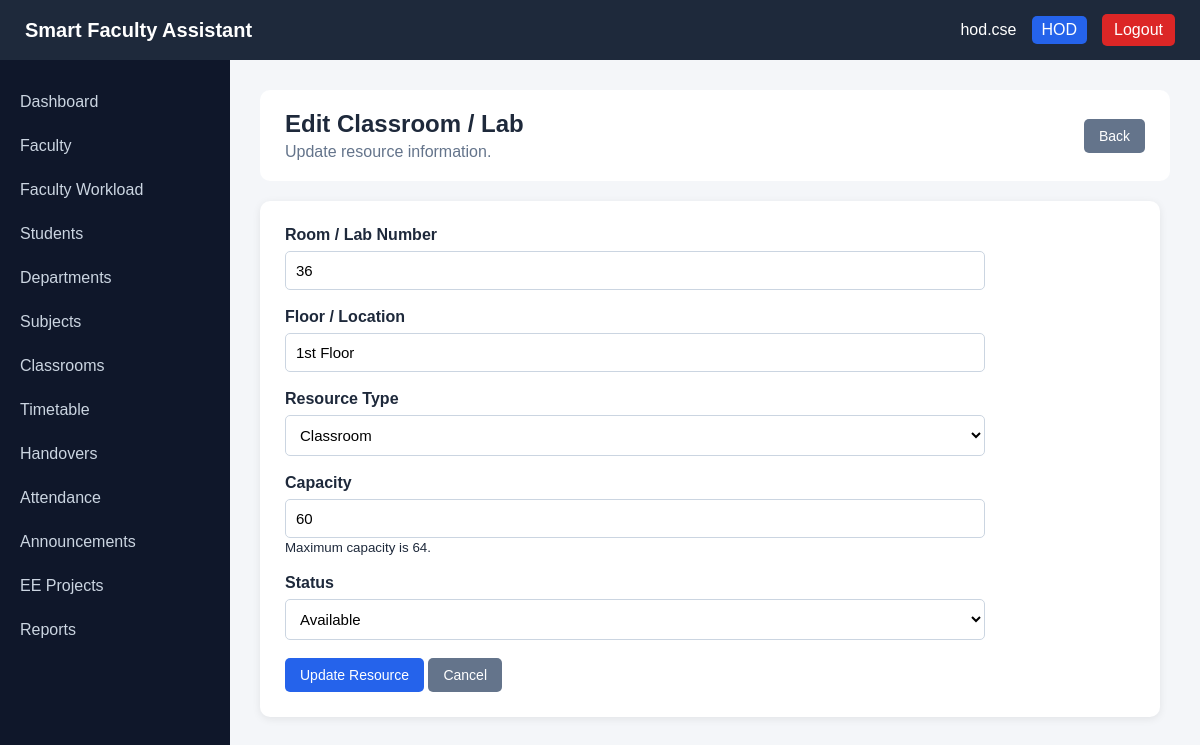
The app's page /admin/classroom-edit.php?id=1 (signed in) with its own data.
### tables this page shows
CREATE TABLE classrooms (
    classroom_id INT AUTO_INCREMENT PRIMARY KEY,

    room_number VARCHAR(30) NOT NULL UNIQUE,

    floor VARCHAR(50),

    room_type ENUM(
        'CLASSROOM',
        'LAB',
        'PROJECT'
    ) NOT NULL DEFAULT 'CLASSROOM',

    capacity INT DEFAULT 60,

    status ENUM(
        'AVAILABLE',
        'UNAVAILABLE'
    ) DEFAULT 'AVAILABLE'
);

### admin/classroom-edit.php (the view, shortened to what this page needs)
<?php
require_once "../config/database.php";
$classroom_id = (int)$_GET["id"];
$sql = "
    SELECT
        classroom_id,
        room_number,
        floor,
        room_type,
        capacity,
        status
    FROM classrooms
    WHERE classroom_id = ?
";
$stmt = $conn->prepare($sql);
$stmt->bind_param(
    "i",
    $classroom_id
);
$stmt->execute();
$result = $stmt->get_result();
$room = $result->fetch_assoc();
?>
<?php require_once "../includes/header.php"; ?>
<?php require_once "../includes/navbar.php"; ?>
<?php require_once "../includes/sidebar.php"; ?>
<main>
    <div class="page-header">
        <div>
            <h1>Edit Classroom / Lab</h1>
            <p>
                Update resource information.
            </p>
        </div>
        <a
            href="classrooms.php"
            class="btn btn-secondary"
        >
            Back
        </a>
    </div>
    <div class="form-card">
        <form method="POST">
            <div class="form-group">
                <label for="room_number">
                    Room / Lab Number
                </label>
                <input
                    type="text"
                    id="room_number"
                    name="room_number"
                    maxlength="30"
                    value="<?php
                        echo htmlspecialchars(
                            $room["room_number"]
                        );
                    ?>"
                    required
                >
            </div>
            <div class="form-group">
                <label for="floor">
                    Floor / Location
                </label>
                <input
                    type="text"
                    id="floor"
                    name="floor"
                    maxlength="50"
                    value="<?php
                        echo htmlspecialchars(
                            $room["floor"] ?? ""
                        );
                    ?>"
                >
            </div>
            <div class="form-group">
                <label for="room_type">
                    Resource Type
                </label>
                <select
                    id="room_type"
                    name="room_type"
                    required
                >
                    <option
                        value="CLASSROOM"
                        <?php
                        echo
                            $room["room_type"] === "CLASSROOM"
                            ? "selected"
                            : "";
                        ?>
                    >
                        Classroom
                    </option>
                </select>
            </div>
            <div class="form-group">
                <label for="capacity">
                    Capacity
                </label>
                <input
                    type="number"
                    id="capacity"
                    name="capacity"
                    min="1"
                    max="64"
                    value="<?php
                        echo (int)$room["capacity"];
                    ?>"
                    required
                >
                <small>
                    Maximum capacity is 64.
                </small>
            </div>
            <div class="form-group">
                <label for="status">
                    Status
                </label>
                <select
                    id="status"
                    name="status"
                >
                    <option
                        value="AVAILABLE"
                        <?php
                        echo
                            $room["status"] === "AVAILABLE"
                            ? "selected"
                            : "";
                        ?>
                    >
                        Available
                    </option>
                </select>
            </div>
            <button
                type="submit"
                class="btn btn-primary"
            >
                Update Resource
            </button>
            <a
                href="classrooms.php"
                class="btn btn-secondary"
            >
                Cancel
            </a>
        </form>
    </div>
</main>
<?php require_once "../includes/footer.php"; ?>

### assets/css/style.css (style rules this page uses)
* { margin: 0; padding: 0; box-sizing: border-box; }
body { font-family: Arial, sans-serif; background: #f4f6f9; color: #1e293b; }
main, .main-content { margin-left: 230px; padding: 90px 30px 30px; min-height: 100vh; width: auto; box-sizing: border-box; }
.page-header { display: flex; justify-content: space-between; align-items: center; width: 100%; padding: 20px 25px; margin-bottom: 20px; background: #ffffff; border-radius: 10px; box-sizing: border-box; gap: 20px; }
.page-header p { margin: 0; color: #64748b; }
.page-header .btn { flex-shrink: 0; }
.btn { display: inline-block; padding: 9px 15px; border: none; border-radius: 5px; text-decoration: none; cursor: pointer; font-size: 14px; }
.btn-primary { background: #2563eb; color: white; }
.btn-secondary { background: #64748b; color: white; }
form { max-width: 700px; }
form label { display: block; margin-bottom: 7px; font-weight: bold; }
form input[type="text"], form input[type="email"], form input[type="password"], form input[type="number"], form select, form textarea { width: 100%; padding: 10px; border: 1px solid #cbd5e1; border-radius: 5px; font-size: 15px; background: white; box-sizing: border-box; }
form select { cursor: pointer; }
.form-group { margin-bottom: 18px; }
.form-card { background: white; padding: 25px; border-radius: 10px; max-width: 900px; box-shadow: 0 2px 8px rgba(0, 0, 0, 0.08); box-sizing: border-box; }
.page-header h1 { margin: 0 0 5px 0; color: #1e293b; font-size: 24px; }

### records on screen
classrooms: room_number "36", floor "1st Floor", room_type "Classroom", capacity "60", status "Available"

### other values on screen
$_SESSION['username'] "hod.cse"
$_SESSION['role'] "HOD"
